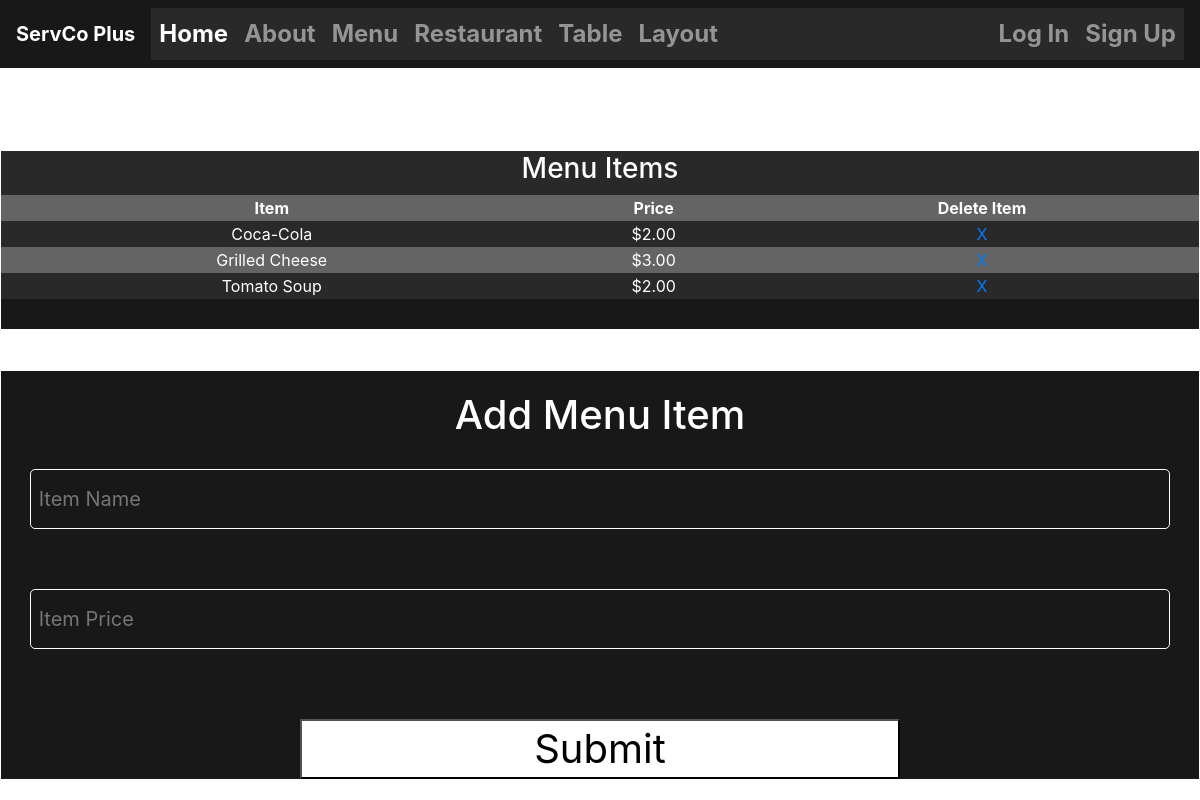
Before: /menu/ with the older database file.
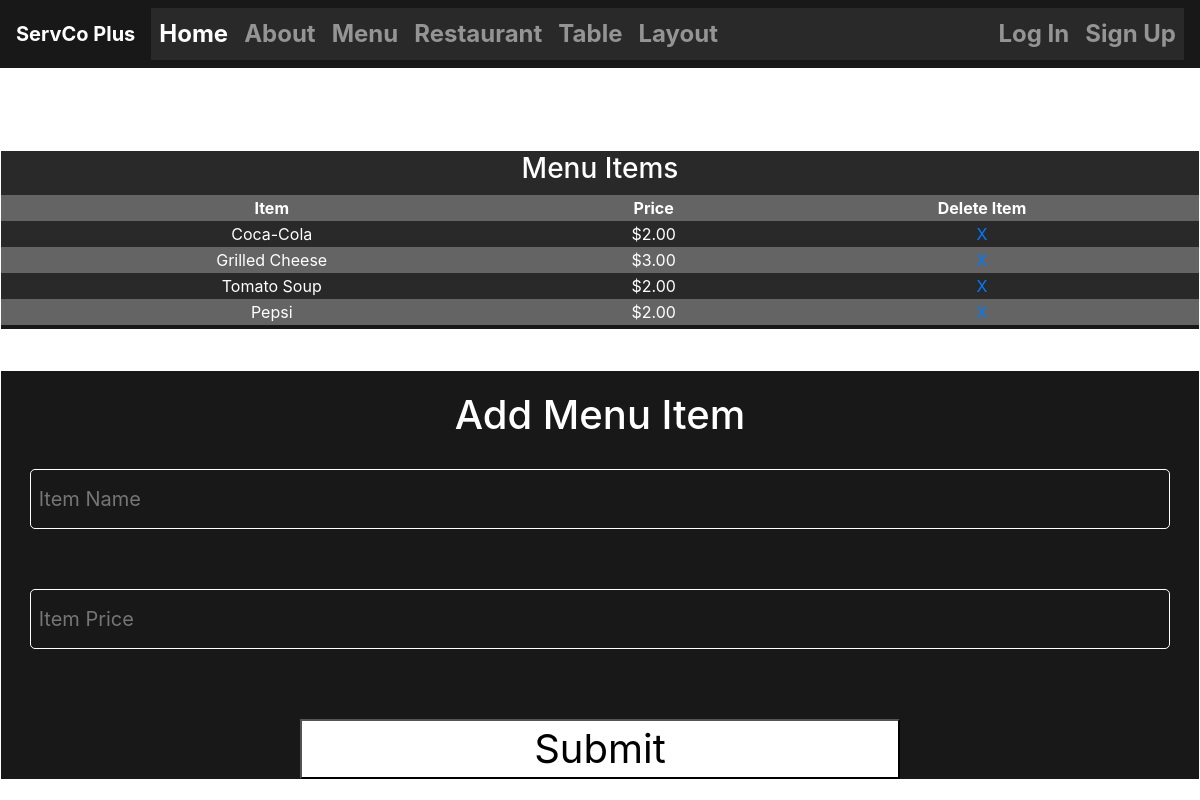
After: the same page with the newer database file.
### TMS/models.py (models this page shows, shortened)
class Item(models.Model):
    itemID = models.AutoField(primary_key=True)
    itemName = models.CharField(max_length=30)
    price = models.DecimalField(max_digits=5, decimal_places=2, validators=[MinValueValidator(Decimal('0.01'))])
    order = models.ManyToManyField(Order, through='OrderItem')

### TMS/views.py (the view, shortened to what this page needs)
# urls.py: path("menu/", views.menu_view, name="menu"), # calls the menu_view to display menu page
def menu_view(request):
    form = AddMenuItem()
    item  = Item.objects.all()
    return render(request, "menu.html", {'item': item, 'form': form})

### TMS/forms.py
class AddMenuItem(forms.ModelForm):
     def __init__(self, *args, **kwargs):
          super().__init__(*args, **kwargs)
          self.fields['itemName'].widget.attrs.update({
               'placeholder': ' Item Name',
               'class': 'form-input',
               'style': 'background-color: transparent; border: 1px white solid; border-radius: 5px; font-size: 20px; color: white'
          })
          self.fields['price'].widget.attrs.update({
               'placeholder': ' Item Price',
               'class': 'form-input',
               'style': 'background-color: transparent; border: 1px white solid; border-radius: 5px; font-size: 20px; color: white'
          })
     class Meta:
           model = Item
           fields = ['itemName', 'price']

### TMS/templates/menu.html (shortened to what this page needs)
{% extends "base.html" %}
{% load static %}
{% block styles %}
<link rel="stylesheet" href="{% static 'myCSS/menu.css' %}">
{% endblock styles %}
{% block content %}
<div class="wrapper-menu wrapper-alt menu-display">
    <table>
        <th colspan="3"><h3>Menu Items</h3></th>
        <tr>
            <th class="column_headers">Item</th>
            <th class="column_headers">Price</th>
            <th class="column_headers">Delete Item</th>
        </tr>
        {% for item in item %}
        <tr>
            <td class="left-column">{{item.itemName}}</td>
            <td class="right-column">${{item.price}}</td>
            <td><a href="{% url 'deleteitem' itemID=item.itemID %}">X</a></td>
        </tr>
        {% endfor %}
    </table>
</div>
<div class="wrapper-menu wrapper-alt">
    <form method="POST" action="{% url 'menu' %}">
        <h1>Add Menu Item</h1>
        <div class="input-field">
            {{form.itemName}}
        </div>
        <div class="input-field">
            {{form.price}}
        </div>
        <div>
            <button style="width:600px; height: 60px; font-size: 40px;">Submit</button>
        </div>
    </form>
</div>
{% endblock %}

### TMS/templates/base.html (shortened to what this page needs)
<!DOCTYPE html>
{% load static %}
<html lang="en">
  <head>
    <link
      href="https://stackpath.bootstrapcdn.com/bootstrap/4.3.1/css/bootstrap.min.css"
      rel="stylesheet"
    />
    {% block styles %}
    {% endblock styles %}
    <link rel="stylesheet" href="{% static 'myCSS/navbar.css' %}">
  </head>
  <body>
    <nav class="navbar navbar-expand-lg navbar-dark bg-dark">
      <a class="navbar-brand" href="#">ServCo Plus</a>
      <div class="collapse navbar-collapse" id="navbarNav">
        <ul class="navbar-nav">
          <li class="nav-item active">
            <a class="nav-link" href="{% url 'home' %}">Home</a>
          </li>
          <li class="nav-item">
            <a class="nav-link" href="{% url 'about' %}">About</a>
          </li>
          <li class="nav-item">
            <a class="nav-link" href="{% url 'menu' %}">Menu</a>
          </li>
          <li class="nav-item">
            <a href="{% url 'restaurant' %}" class="nav-link">Restaurant</a>
          </li>
          <li class="nav-item">
            <a href="{% url 'table' %}" class="nav-link">Table</a>
          </li>
          <li class="nav-item">
            <a href="{% url 'layout' %}" class="nav-link">Layout</a>
          </li>
        </ul>
        <ul class="navbar-nav nav-user">
          {% if request.user.is_authenticated %}
          <li class="nav-item">
            <a href="{% url 'logout' %}" class="nav-link">Log Out</a>
          </li>
          <li class="nav-item">
            <a href="" class="nav-link">Welcome, {{user.username}}</a>
          </li>
          {% else %}
          <li class="nav-item">
            <a href="{% url 'login' %}" class="nav-link">Log In</a>
          </li>
          <li class="nav-item nav-info">
            <a href="{% url 'signup' %}" class="nav-link">Sign Up</a>
          </li>
          {% endif %}
        </ul>
      </div>
    </nav>
    {% block content %}
    {% endblock %}
  </body>
</html>

### TMS/static/myCSS/menu.css (style rules this page uses)
body { height: 100vh; width: 100vw; display: flex; align-items: center; justify-content: center; background-image: url("/static/img/clem-onojeghuo-zlABb6Gke24-unsplash.jpg"); background-size: cover; }
.wrapper-menu, .wrapper-restaurant { background-color: rgb(24, 24, 24); height: 700px; width: 700px; display: flex; align-items: center; margin: 20px; border: solid white 1px; }
.wrapper-alt { background-color: rgb(24, 24, 24); border: solid white 1px; display: flex; flex-direction: column; align-items: center; }
form { height: 100%; width: 100%; display: flex; flex-direction: column; align-items: center; }
h1 { margin: 20px; color: white; }
.input-field { margin: 10px; height: 60px; width: 600px; display: inline-block; margin-bottom: 50px; color: white; align-items: center; }
.form-input { height: 60px; width: 600px; }
button { width: 600px; height: 60px; font-size: 40px; background-color: white; color: black; margin-top: 20px; display: flex; justify-content: center; align-items: center; }
th { text-align: center; }
.column_headers { text-align: center; }
td { text-align: center; }
table { width: 100%; color: white; }
table tr:nth-child(odd) { background-color: rgb(42, 41, 41); }
table tr:nth-child(even) { background-color: rgb(100, 100, 100); }
@media (max-width: 1000px), (max-height: 1000px) { body { flex-direction: column; justify-content: center; align-items: center; } }
@media (max-width: 1000px), (max-height: 1000px) { .wrapper-alt { background-color: rgb(24, 24, 24); border: solid white 1px; display: flex; flex-direction: column; align-items: center; width: 100vw; height: 100%; } }
@media (max-width: 1000px), (max-height: 1000px) { button, .form-input, .input-field { width: 95vw; } }
@media (max-width: 1000px), (max-height: 1000px) { .restaurant-display, .menu-display { margin-top: 150px; } }

### TMS/static/myCSS/navbar.css (style rules this page uses)
.navbar { background-color: rgb(24, 24, 24) !important; position: absolute; top: 0px; width: 100%; border-bottom: 1px white solid; font-size: x-large; font-weight: 700; }
.navbar-collapse { background-color: rgb(42, 41, 41); display: flex; justify-content: space-between; }
.nav-info { display: flex; flex-direction: row; }

Changed rows visible on the page:
added Item: itemName "Pepsi", price "2.00"
